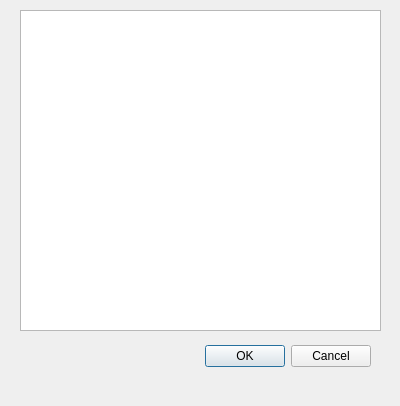
<?xml version="1.0" encoding="UTF-8"?>
<ui version="4.0">
 <class>LoadProfil</class>
 <widget class="QDialog" name="LoadProfil">
  <property name="geometry">
   <rect>
    <x>0</x>
    <y>0</y>
    <width>400</width>
    <height>406</height>
   </rect>
  </property>
  <property name="minimumSize">
   <size>
    <width>400</width>
    <height>406</height>
   </size>
  </property>
  <property name="maximumSize">
   <size>
    <width>400</width>
    <height>406</height>
   </size>
  </property>
  <property name="windowTitle">
   <string>Dialog</string>
  </property>
  <widget class="QDialogButtonBox" name="buttonBox">
   <property name="geometry">
    <rect>
     <x>30</x>
     <y>340</y>
     <width>341</width>
     <height>32</height>
    </rect>
   </property>
   <property name="orientation">
    <enum>Qt::Horizontal</enum>
   </property>
   <property name="standardButtons">
    <set>QDialogButtonBox::Cancel|QDialogButtonBox::Ok</set>
   </property>
  </widget>
  <widget class="QListWidget" name="listProfils">
   <property name="geometry">
    <rect>
     <x>20</x>
     <y>10</y>
     <width>361</width>
     <height>321</height>
    </rect>
   </property>
  </widget>
 </widget>
 <resources/>
 <connections>
  <connection>
   <sender>buttonBox</sender>
   <signal>accepted()</signal>
   <receiver>LoadProfil</receiver>
   <slot>accept()</slot>
   <hints>
    <hint type="sourcelabel">
     <x>248</x>
     <y>254</y>
    </hint>
    <hint type="destinationlabel">
     <x>157</x>
     <y>274</y>
    </hint>
   </hints>
  </connection>
  <connection>
   <sender>buttonBox</sender>
   <signal>rejected()</signal>
   <receiver>LoadProfil</receiver>
   <slot>reject()</slot>
   <hints>
    <hint type="sourcelabel">
     <x>316</x>
     <y>260</y>
    </hint>
    <hint type="destinationlabel">
     <x>286</x>
     <y>274</y>
    </hint>
   </hints>
  </connection>
 </connections>
</ui>
